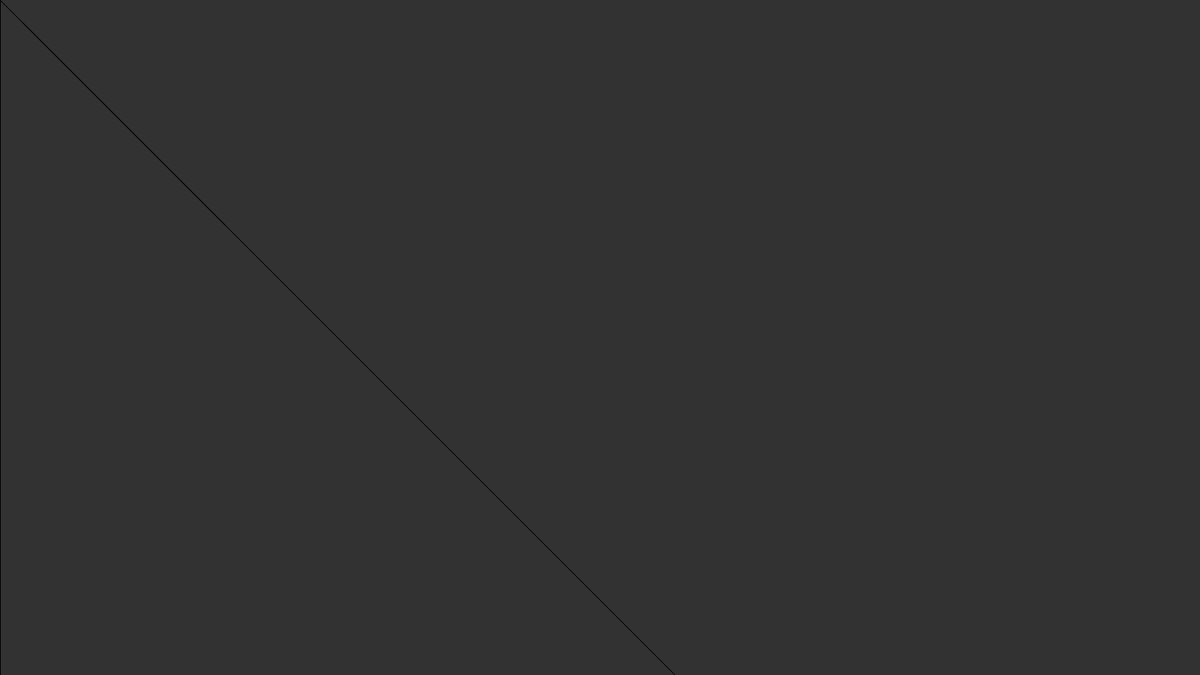
Frame 1 (no input)
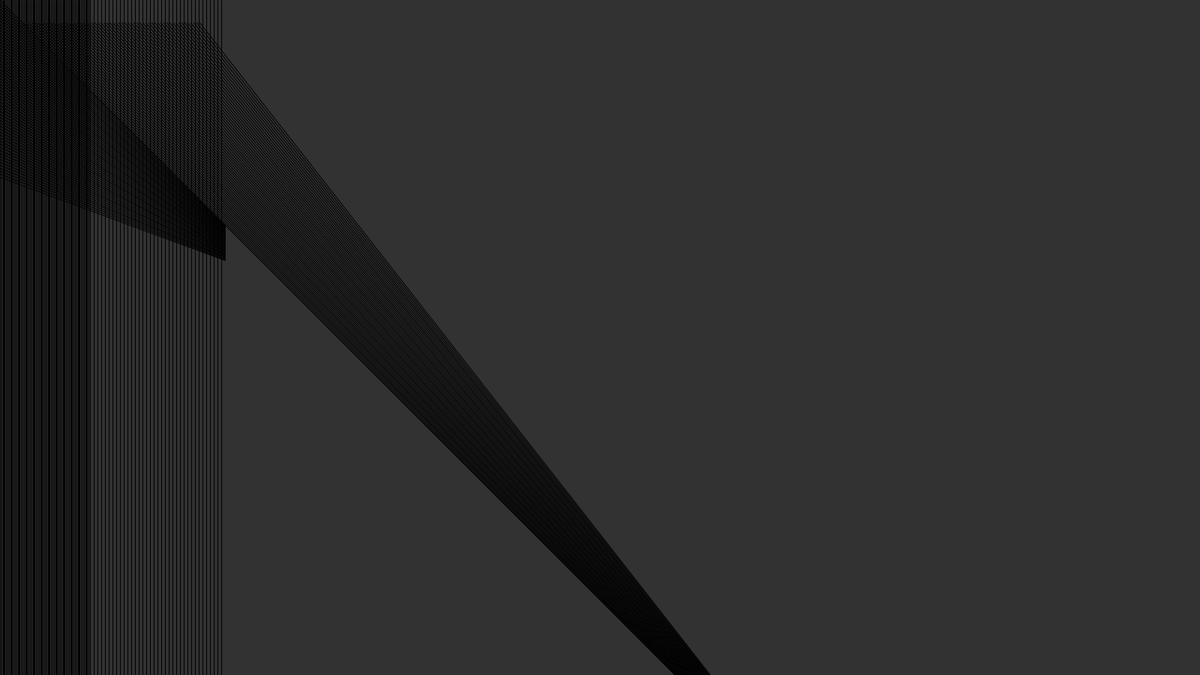
Frame 60 (the mouse pressed at the canvas centre just before this capture)
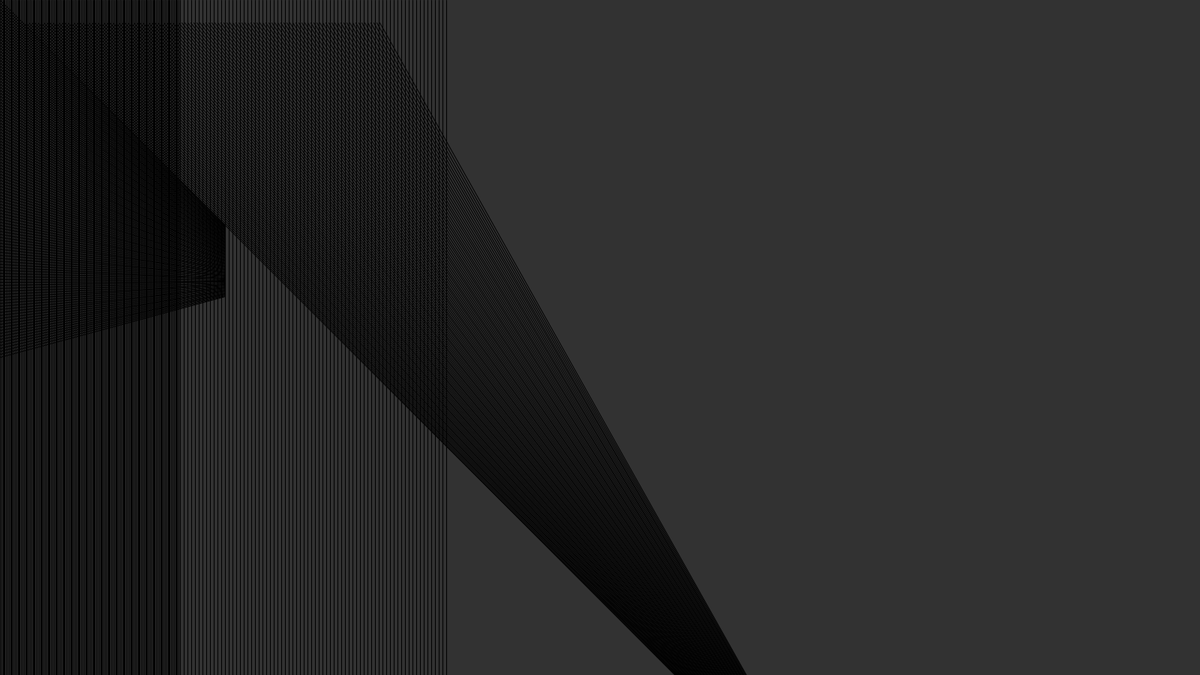
Frame 120 (the mouse held since frame 60 and released just before this capture)

The Processing sketch that drew these frames (run headless with seeded random() and noise(); from frame 60 on, the mouse is pressed at the canvas centre):

// Processing sketch: processing_93348
// ── processing_93348.pde

// Loris Uzan
// 3/19/2013


Line hello = new Line(30,30,900,900);
Lineone helloone = new Lineone(0,0,300,300);
float x1=0;
float x2=0;
class Line{
  float x;
  float y;
  float w;
  float v;
  float speed;
  
  Line(float startX, float startY, float startW, float startV){
    x=startX;
    y=startY;
    w=startW;
    v=startV;
    speed=4;
  }
  
  void move() {
    x=x+speed;
    w=w+speed/5;
  }
  
  void display () { 
    line(x,y,w,v);
  }
}

class Lineone{
  float x;
  float y;
  float w;
  float v;
  float speed;
  
  Lineone(float startX, float startY, float startW, float startV){
    x=startX;
    y=startY;
    w=startW;
    v=startV;
    speed=4;
  }
  
  void move() {
    y=y+speed;
    v=v+speed/5;
  }
  
  void display () { 
    line(x,y,w,v);
  }
}


void setup() {
  size(1600,900);
  background(50);
}

void draw(){ 
  
  hello.display();
  hello.move();
  helloone.display();
  helloone.move();
  
  stroke(0);
  line(x1,0,x1,900);
  x1=x1+2;
  line(x2,0,x2,900);
  x2=x2+5;
  
  
  
  
}
